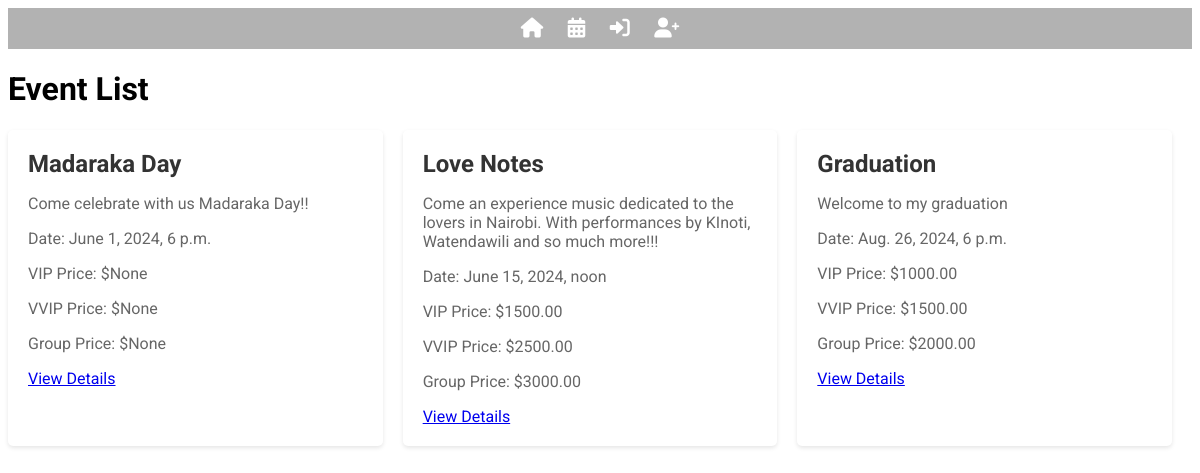
Screenshot of /events/ with the database file from the repository.
### events/models.py (models this page shows, shortened)
class Event(models.Model):
    name = models.CharField(max_length=255)
    description = models.TextField()
    date = models.DateTimeField()
    price_vip = models.DecimalField(max_digits=10, decimal_places=2, null=True, blank=True)
    price_vvip = models.DecimalField(max_digits=10, decimal_places=2, null=True, blank=True)
    price_group = models.DecimalField(max_digits=10, decimal_places=2, null=True, blank=True)
    tickets_vip = models.PositiveIntegerField(default=0)
    tickets_vvip = models.PositiveIntegerField(default=0)
    tickets_group = models.PositiveIntegerField(default=0)
    image = models.ImageField(upload_to='event_images/', blank=True, null=True)
    organizer = models.ForeignKey(Person, on_delete=models.CASCADE, related_name='organized_events', null=True, blank=True)
    location = models.CharField(max_length=255, blank=True, null=True)

### events/views.py (the view)
# urls.py: path('', event_list, name='event_list'),
def event_list(request):
    events = Event.objects.all()
    return render(request, 'events/event_list.html', {'events': events})

### events/templates/events/event_list.html (shortened to what this page needs)
{% extends 'persons/base.html' %}
{% block content %}
<h1>Event List</h1>
  <div class="event-list">
    {% for event in events %}
      <div class="event-card">
            <div class="event-info">
              <h2>{{ event.name }}</h2>
              <p>{{ event.description }}</p>
              <p>Date: {{ event.date }}</p>
              <p>VIP Price: ${{ event.price_vip }}</p>
              <p>VVIP Price: ${{ event.price_vvip }}</p>
              <p>Group Price: ${{ event.price_group }}</p>
              <a href="{% url 'event_detail' event.id %}">View Details</a>
            </div>
      </div>
    {% endfor %}
    </div>
{% endblock %}

### events/templates/events/event_list.html (style rules this page uses)
body { background: url('https://images.unsplash.com/photo-1470229722913-7c0e2dbbafd3?q=80&w=2070&auto=format&fit=crop&ixlib=rb-4.0.3&ixid=M3wxMjA3fDB8MHxwaG90by1wYWdlfHx8fGVufDB8fHx8fA%3D%3D') no-repeat center center fixed; background-size: cover; font-family: 'Roboto', Arial, sans-serif; }
.event-list { display: flex; flex-wrap: wrap; gap: 20px; }
.event-card { background-color: #fff; border-radius: 5px; box-shadow: 0 2px 4px rgba(0, 0, 0, 0.1); overflow: hidden; flex: 1 1 calc(33.333% - 20px); max-width: calc(33.333% - 20px); }
.event-card .event-info { padding: 20px; }
.event-card h2 { margin-top: 0; margin-bottom: 10px; color: #333; }
.event-card p { color: #666; }

### rows the page displays
Event: name "Madaraka Day", description "Come celebrate with us Madaraka Day!!", date "June 1, 2024, 6 p.m.", price_vip "None", price_vvip "None", price_group "None"
Event: name "Love Notes", description "Come an experience music dedicated to the lovers in Nairobi. With performances by KInoti, Watendawili and so much more!!!", date "June 15, 2024, noon", price_vip "1500.00", price_vvip "2500.00", price_group "3000.00"
Event: name "Graduation", description "Welcome to my graduation", date "Aug. 26, 2024, 6 p.m.", price_vip "1000.00", price_vvip "1500.00", price_group "2000.00"
